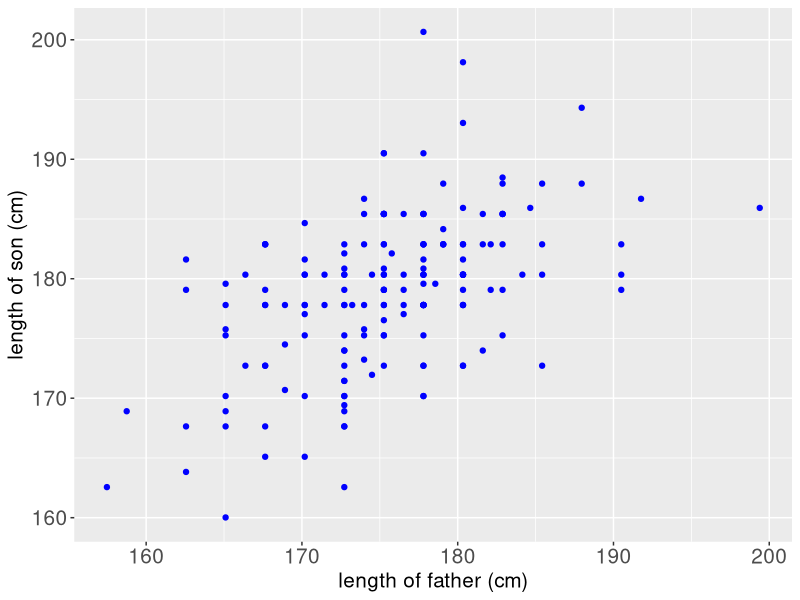
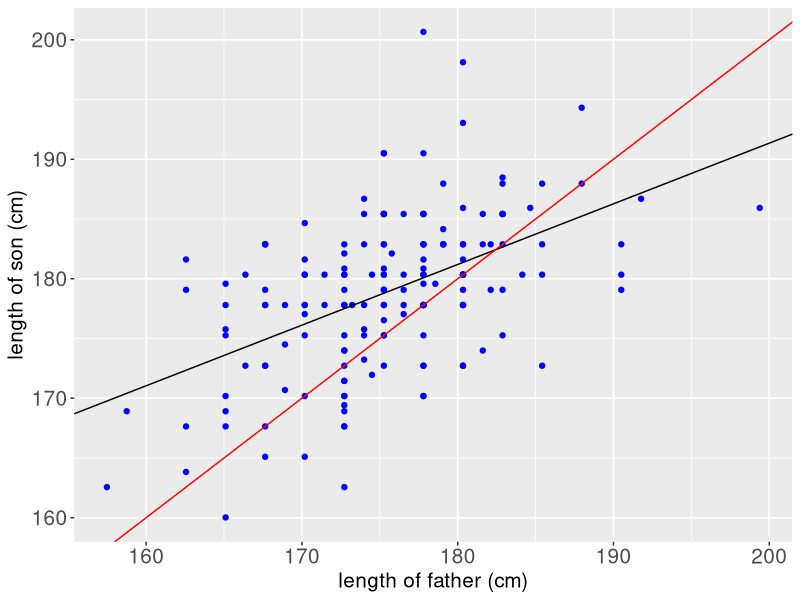

These charts were generated, in order, by the following R code:
## ---- chunk 1
knitr::opts_chunk$set(warning = FALSE, message = FALSE)
## ---- chunk 2
library(dplyr)
library(skimr)
library(ggplot2)
## ---- chunk 3
home_path <- Sys.getenv("HOME")
setwd(paste(home_path, "/academics/hasselt/linear-models", sep = ""))
Galton <- read.csv("./Data/galton.tab", sep = "\t")
head(Galton)
## ---- chunk 4
glimpse(Galton)
## ---- chunk 5
skim(Galton)
## ---- chunk 6
Galton.sons <- Galton %>%
  filter(gender == "M") %>%
  group_by(family) %>%
  slice(1) %>%
  ungroup() %>%
  mutate(
    father.cm = father * 2.54,
    son.cm = height * 2.54
  ) %>%
  select(father.cm, son.cm)
glimpse(Galton.sons)
## ---- chunk 7
ggplot(
  Galton.sons,
  aes(x = father.cm, y = son.cm)
) +
  geom_point(color = "blue") +
  xlab("length of father (cm)") +
  ylab("length of son (cm)") +
  theme(axis.title = element_text(size = 15), axis.text = element_text(size = 15))
## ---- chunk 8
m <- lm(son.cm ~ father.cm, data = Galton.sons)
coef(m)
## ---- chunk 9
Galton.sons <- Galton.sons %>%
  mutate(father.cm.centered = father.cm - mean(father.cm))
m2 <- lm(son.cm ~ father.cm.centered, data = Galton.sons)
coef(m2)
## ---- chunk 10
ggplot(
  Galton.sons,
  aes(x = father.cm, y = son.cm)
) +
  geom_point(color = "blue") +
  xlab("length of father (cm)") +
  ylab("length of son (cm)") +
  theme(axis.title = element_text(size = 15), axis.text = element_text(size = 15)) +
  geom_abline(intercept = m$coefficients[1], slope = m$coefficients[2]) +
  geom_abline(intercept = 0, slope = 1, color = "red")
## ---- chunk 11
summary_m <- summary(m)
n <- length(Galton.sons$father.cm)
print(qt(0.975, df = n - 2))
print("lower bound")
print(m$coefficients[2] - qt(0.975, df = n - 2) * summary_m$coefficients[2, 2])
print("upper bound")
print(m$coefficients[2] + qt(0.975, df = n - 2) * summary_m$coefficients[2, 2])
print(confint(m))
